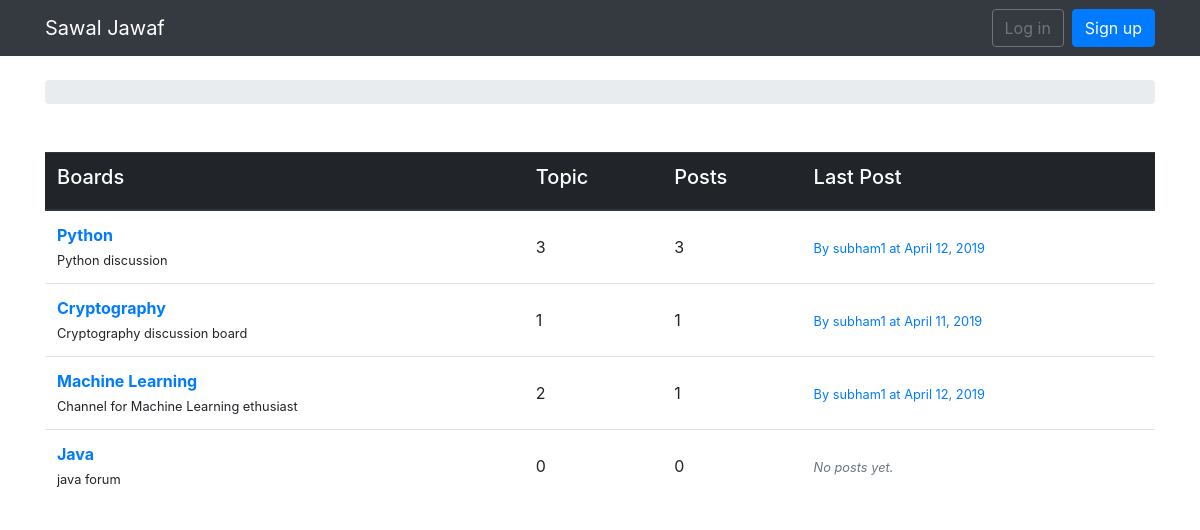
The page / on the database its author committed.
### boards/models.py (models this page shows, shortened)
class Board(models.Model):
	name = models.CharField(max_length=40,unique=True)
	description = models.TextField(max_length=200)
	def get_posts_count(self):
		return Post.objects.filter(topic__board=self).count()
	def get_last_post(self):
		return Post.objects.filter(topic__board=self).order_by('-created_at').first()

class Post(models.Model):
	message = models.TextField(max_length=5000)
	topic = models.ForeignKey(Topic,related_name='posts')
	created_at = models.DateField(auto_now_add=True)
	updated_at = models.DateTimeField(null=True)
	created_by = models.ForeignKey(User,related_name='posts')
	updated_by = models.ForeignKey(User,null=True,related_name='+')

### boards/views.py (the view)
# urls.py: url(r'^$', views.BoardListView.as_view(), name='home'),
class BoardListView(ListView):
    model = Board
    context_object_name = 'boards'
    template_name = 'index.html'

### templates/index.html
{% extends 'base.html' %}
  {% block content %}
  <br>
	<table class="table">
    <thead class="thead thead-dark">
    <tr>
    	<th><h5>Boards</h5></th>
    	<th><h5>Topic</h5></th>
    	<th><h5>Posts</h5></th>
    	<th><h5>Last Post</h5></th>
      </tr>
    </thead>
    <tbody>
    {% for board_list in boards %}
    <tr>
   <td>
    <a href="{% url 'board_topics' board_list.pk %}"><b>{{ board_list.name }}</b></a><br>
   	<small>{{board_list.description}}</small>
   </td>
	<td class="align-middle">
            {{ board_list.get_posts_count }}
          </td>
          <td class="align-middle">
            {{ board_list.topics.count }}
          </td>
          <td class="align-middle">
          {% with post=board_list.get_last_post %}
            {% if post %}
    <small>
      <a href="{% url 'topic_posts' board_list.pk post.topic.pk %}">
        By {{ post.created_by.username }} at {{ post.created_at }}
        </a>
      </small>
    {% else %}
        <small class="text-muted">
          <em>No posts yet.</em>
        </small>
      {% endif %}
    {% endwith %}
          </td>
        </tr>
      {% endfor %}
    </tbody>
  </table>
{% endblock %}

### rows shown on the page
Board: name "Python", description "Python discussion", get_posts_count "3", topics.count "3", get_last_post.created_by.username "subham1", get_last_post.created_at "April 12, 2019"
Board: name "Cryptography", description "Cryptography discussion board", get_posts_count "1", topics.count "1", get_last_post.created_by.username "subham1", get_last_post.created_at "April 11, 2019"
Board: name "Machine Learning", description "Channel for Machine Learning ethusiast", get_posts_count "2", topics.count "1", get_last_post.created_by.username "subham1", get_last_post.created_at "April 12, 2019"
Board: name "Java", description "java forum", get_posts_count "0", topics.count "0", shows "No posts yet."
